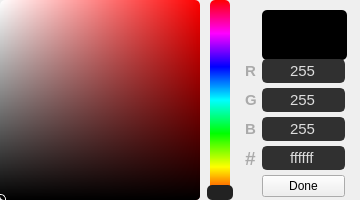
<?xml version="1.0" encoding="UTF-8"?>
<ui version="4.0">
 <class>ColorPicker</class>
 <widget class="QWidget" name="ColorPicker">
  <property name="windowModality">
   <enum>Qt::WindowModal</enum>
  </property>
  <property name="geometry">
   <rect>
    <x>0</x>
    <y>0</y>
    <width>360</width>
    <height>200</height>
   </rect>
  </property>
  <property name="sizePolicy">
   <sizepolicy hsizetype="Preferred" vsizetype="Preferred">
    <horstretch>0</horstretch>
    <verstretch>0</verstretch>
   </sizepolicy>
  </property>
  <property name="minimumSize">
   <size>
    <width>0</width>
    <height>0</height>
   </size>
  </property>
  <property name="maximumSize">
   <size>
    <width>360</width>
    <height>200</height>
   </size>
  </property>
  <property name="styleSheet">
   <string notr="true">QWidget{
	background-color: none;
}
QFrame{
	border-radius:5px;
}

/*  LINE EDIT */
QLineEdit{
	color: rgb(221, 221, 221);
	background-color: #303030;
	border: 2px solid #303030;
	border-radius: 5px;
	selection-color: rgb(16, 16, 16);
	selection-background-color: rgb(221, 51, 34);
	font-family: Segoe UI;
	font-size: 11pt;
}
QLineEdit::focus{
	border-color: #aaaaaa;
}
</string>
  </property>
  <layout class="QHBoxLayout" name="horizontalLayout_2">
   <property name="spacing">
    <number>0</number>
   </property>
   <property name="leftMargin">
    <number>0</number>
   </property>
   <property name="topMargin">
    <number>0</number>
   </property>
   <property name="rightMargin">
    <number>0</number>
   </property>
   <property name="bottomMargin">
    <number>0</number>
   </property>
   <item>
    <widget class="QFrame" name="color_view">
     <property name="minimumSize">
      <size>
       <width>200</width>
       <height>200</height>
      </size>
     </property>
     <property name="maximumSize">
      <size>
       <width>5000</width>
       <height>5000</height>
      </size>
     </property>
     <property name="styleSheet">
      <string notr="true">/* ALL CHANGES HERE WILL BE OVERWRITTEN */;
background-color: qlineargradient(x1:1, x2:0, stop:0 hsl(0%,100%,50%), stop:1 rgba(255, 255, 255, 255));

</string>
     </property>
     <property name="frameShape">
      <enum>QFrame::StyledPanel</enum>
     </property>
     <property name="frameShadow">
      <enum>QFrame::Raised</enum>
     </property>
     <layout class="QVBoxLayout" name="verticalLayout_2">
      <property name="spacing">
       <number>0</number>
      </property>
      <property name="leftMargin">
       <number>0</number>
      </property>
      <property name="topMargin">
       <number>0</number>
      </property>
      <property name="rightMargin">
       <number>0</number>
      </property>
      <property name="bottomMargin">
       <number>0</number>
      </property>
      <item>
       <widget class="QFrame" name="black_overlay">
        <property name="styleSheet">
         <string notr="true">background-color: qlineargradient(spread:pad, x1:0, y1:0, x2:0, y2:1, stop:0 rgba(0, 0, 0, 0), stop:1 rgba(0, 0, 0, 255));
border-radius: 4px;

</string>
        </property>
        <property name="frameShape">
         <enum>QFrame::StyledPanel</enum>
        </property>
        <property name="frameShadow">
         <enum>QFrame::Raised</enum>
        </property>
        <widget class="QFrame" name="selector">
         <property name="geometry">
          <rect>
           <x>-6</x>
           <y>194</y>
           <width>12</width>
           <height>12</height>
          </rect>
         </property>
         <property name="minimumSize">
          <size>
           <width>12</width>
           <height>12</height>
          </size>
         </property>
         <property name="maximumSize">
          <size>
           <width>12</width>
           <height>12</height>
          </size>
         </property>
         <property name="styleSheet">
          <string notr="true">background-color:none;
border: 1px solid white;
border-radius: 5px;</string>
         </property>
         <property name="frameShape">
          <enum>QFrame::StyledPanel</enum>
         </property>
         <property name="frameShadow">
          <enum>QFrame::Raised</enum>
         </property>
         <widget class="QLabel" name="black_ring">
          <property name="geometry">
           <rect>
            <x>1</x>
            <y>1</y>
            <width>10</width>
            <height>10</height>
           </rect>
          </property>
          <property name="minimumSize">
           <size>
            <width>10</width>
            <height>10</height>
           </size>
          </property>
          <property name="maximumSize">
           <size>
            <width>10</width>
            <height>10</height>
           </size>
          </property>
          <property name="baseSize">
           <size>
            <width>10</width>
            <height>10</height>
           </size>
          </property>
          <property name="styleSheet">
           <string notr="true">background-color: none;
border: 1px solid black;
border-radius: 5px;</string>
          </property>
          <property name="text">
           <string/>
          </property>
         </widget>
        </widget>
       </widget>
      </item>
     </layout>
    </widget>
   </item>
   <item>
    <widget class="QFrame" name="hue_frame">
     <property name="minimumSize">
      <size>
       <width>30</width>
       <height>0</height>
      </size>
     </property>
     <property name="styleSheet">
      <string notr="true">QLabel{
	border-radius: 5px;
}</string>
     </property>
     <property name="frameShape">
      <enum>QFrame::StyledPanel</enum>
     </property>
     <property name="frameShadow">
      <enum>QFrame::Raised</enum>
     </property>
     <widget class="QFrame" name="hue_bg">
      <property name="geometry">
       <rect>
        <x>10</x>
        <y>0</y>
        <width>20</width>
        <height>200</height>
       </rect>
      </property>
      <property name="minimumSize">
       <size>
        <width>20</width>
        <height>200</height>
       </size>
      </property>
      <property name="styleSheet">
       <string notr="true">background-color: qlineargradient(spread:pad, x1:0, y1:1, x2:0, y2:0, stop:0 rgba(255, 0, 0, 255), stop:0.166 rgba(255, 255, 0, 255), stop:0.333 rgba(0, 255, 0, 255), stop:0.5 rgba(0, 255, 255, 255), stop:0.666 rgba(0, 0, 255, 255), stop:0.833 rgba(255, 0, 255, 255), stop:1 rgba(255, 0, 0, 255));
border-radius: 5px;</string>
      </property>
      <property name="frameShape">
       <enum>QFrame::StyledPanel</enum>
      </property>
      <property name="frameShadow">
       <enum>QFrame::Raised</enum>
      </property>
     </widget>
     <widget class="QLabel" name="hue_selector">
      <property name="geometry">
       <rect>
        <x>7</x>
        <y>185</y>
        <width>26</width>
        <height>15</height>
       </rect>
      </property>
      <property name="minimumSize">
       <size>
        <width>26</width>
        <height>0</height>
       </size>
      </property>
      <property name="styleSheet">
       <string notr="true">background-color: #222;
</string>
      </property>
      <property name="text">
       <string/>
      </property>
     </widget>
     <widget class="QFrame" name="hue">
      <property name="geometry">
       <rect>
        <x>7</x>
        <y>0</y>
        <width>26</width>
        <height>200</height>
       </rect>
      </property>
      <property name="minimumSize">
       <size>
        <width>20</width>
        <height>200</height>
       </size>
      </property>
      <property name="styleSheet">
       <string notr="true"/>
      </property>
      <property name="frameShape">
       <enum>QFrame::StyledPanel</enum>
      </property>
      <property name="frameShadow">
       <enum>QFrame::Raised</enum>
      </property>
     </widget>
    </widget>
   </item>
   <item>
    <widget class="QFrame" name="editfields">
     <property name="minimumSize">
      <size>
       <width>120</width>
       <height>200</height>
      </size>
     </property>
     <property name="maximumSize">
      <size>
       <width>120</width>
       <height>200</height>
      </size>
     </property>
     <property name="styleSheet">
      <string notr="true">QLabel{
	font-family: Segoe UI;
font-weight: bold;
	font-size: 11pt;
	color: #aaaaaa;
	border-radius: 5px;
}
</string>
     </property>
     <property name="frameShape">
      <enum>QFrame::StyledPanel</enum>
     </property>
     <property name="frameShadow">
      <enum>QFrame::Raised</enum>
     </property>
     <layout class="QFormLayout" name="formLayout">
      <property name="horizontalSpacing">
       <number>5</number>
      </property>
      <property name="verticalSpacing">
       <number>5</number>
      </property>
      <property name="leftMargin">
       <number>5</number>
      </property>
      <property name="topMargin">
       <number>10</number>
      </property>
      <property name="rightMargin">
       <number>15</number>
      </property>
      <property name="bottomMargin">
       <number>3</number>
      </property>
      <item row="0" column="1">
       <widget class="QLabel" name="color_vis">
        <property name="sizePolicy">
         <sizepolicy hsizetype="Preferred" vsizetype="Preferred">
          <horstretch>0</horstretch>
          <verstretch>0</verstretch>
         </sizepolicy>
        </property>
        <property name="minimumSize">
         <size>
          <width>85</width>
          <height>50</height>
         </size>
        </property>
        <property name="maximumSize">
         <size>
          <width>16777215</width>
          <height>50</height>
         </size>
        </property>
        <property name="styleSheet">
         <string notr="true">/* ALL CHANGES HERE WILL BE OVERWRITTEN */;
background-color: #000;
</string>
        </property>
        <property name="text">
         <string/>
        </property>
       </widget>
      </item>
      <item row="1" column="0">
       <widget class="QLabel" name="lbl_red">
        <property name="text">
         <string>R</string>
        </property>
        <property name="buddy">
         <cstring>red</cstring>
        </property>
       </widget>
      </item>
      <item row="1" column="1">
       <widget class="QLineEdit" name="red">
        <property name="text">
         <string>255</string>
        </property>
        <property name="alignment">
         <set>Qt::AlignCenter</set>
        </property>
        <property name="clearButtonEnabled">
         <bool>false</bool>
        </property>
       </widget>
      </item>
      <item row="2" column="0">
       <widget class="QLabel" name="lbl_green">
        <property name="text">
         <string>G</string>
        </property>
        <property name="buddy">
         <cstring>green</cstring>
        </property>
       </widget>
      </item>
      <item row="2" column="1">
       <widget class="QLineEdit" name="green">
        <property name="text">
         <string>255</string>
        </property>
        <property name="alignment">
         <set>Qt::AlignCenter</set>
        </property>
       </widget>
      </item>
      <item row="3" column="0">
       <widget class="QLabel" name="lbl_blue">
        <property name="text">
         <string>B</string>
        </property>
        <property name="buddy">
         <cstring>blue</cstring>
        </property>
       </widget>
      </item>
      <item row="3" column="1">
       <widget class="QLineEdit" name="blue">
        <property name="text">
         <string>255</string>
        </property>
        <property name="alignment">
         <set>Qt::AlignCenter</set>
        </property>
       </widget>
      </item>
      <item row="4" column="0">
       <widget class="QLabel" name="lbl_hex">
        <property name="styleSheet">
         <string notr="true">font-size: 14pt;</string>
        </property>
        <property name="text">
         <string>#</string>
        </property>
        <property name="buddy">
         <cstring>blue</cstring>
        </property>
       </widget>
      </item>
      <item row="4" column="1">
       <widget class="QLineEdit" name="hex">
        <property name="text">
         <string>ffffff</string>
        </property>
        <property name="alignment">
         <set>Qt::AlignCenter</set>
        </property>
       </widget>
      </item>
      <item row="5" column="1">
       <widget class="QPushButton" name="doneButton">
        <property name="text">
         <string>Done</string>
        </property>
       </widget>
      </item>
     </layout>
    </widget>
   </item>
  </layout>
 </widget>
 <layoutdefault spacing="5" margin="10"/>
 <tabstops>
  <tabstop>red</tabstop>
  <tabstop>green</tabstop>
  <tabstop>blue</tabstop>
 </tabstops>
 <resources/>
 <connections/>
</ui>
